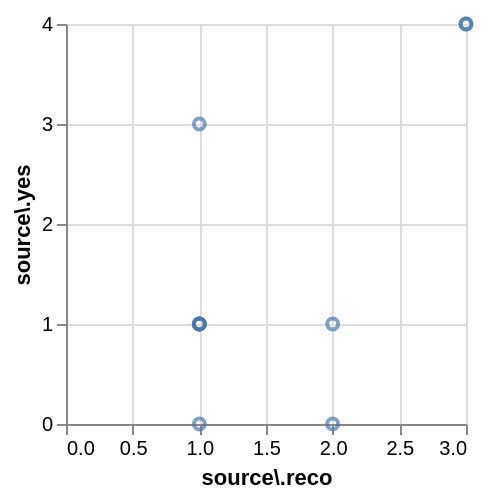

Write a Vega-Lite specification for this figure.
### Vega specification from a JSON file in a GitHub repository (floating-point values rounded to 4 significant figures)
{"$schema": "https://vega.github.io/schema/vega/v5.json", "autosize": "pad", "padding": 5, "width": 200, "height": 200, "style": "cell", "data": [{"name": "source_0", "values": {"hits": {"hits": [{"source.reco": 2, "source.yes": 1}, {"source.reco": 3, "source.yes": 4}, {"source.reco": 2, "source.yes": 0}, {"source.reco": 1, "source.yes": 3}, {"source.reco": 3, "source.yes": 4}, {"source.reco": 1, "source.yes": 1}, {"source.reco": 1, "source.yes": 1}, {"source.reco": 1, "source.yes": 1}, {"source.reco": 1, "source.yes": 0}, {"source.reco": 1, "source.yes": 1}]}}, "format": {"property": "hits.hits"}}, {"name": "data_0", "source": "source_0", "transform": [{"type": "filter", "expr": "datum[\"source.reco\"] !== null && !isNaN(datum[\"source.reco\"]) && datum[\"source.yes\"] !== null && !isNaN(datum[\"source.yes\"])"}]}], "marks": [{"name": "marks", "type": "symbol", "style": ["point"], "from": {"data": "data_0"}, "encode": {"update": {"opacity": {"value": 0.7}, "fill": {"value": "transparent"}, "stroke": {"value": "#4c78a8"}, "x": {"scale": "x", "field": "source\\.reco"}, "y": {"scale": "y", "field": "source\\.yes"}}}}], "scales": [{"name": "x", "type": "linear", "domain": {"data": "data_0", "field": "source\\.reco"}, "range": [0, {"signal": "width"}], "nice": true, "zero": true}, {"name": "y", "type": "linear", "domain": {"data": "data_0", "field": "source\\.yes"}, "range": [{"signal": "height"}, 0], "nice": true, "zero": true}], "axes": [{"scale": "x", "orient": "bottom", "gridScale": "y", "grid": true, "tickCount": {"signal": "ceil(width/40)"}, "domain": false, "labels": false, "maxExtent": 0, "minExtent": 0, "ticks": false, "zindex": 0}, {"scale": "y", "orient": "left", "gridScale": "x", "grid": true, "tickCount": {"signal": "ceil(height/40)"}, "domain": false, "labels": false, "maxExtent": 0, "minExtent": 0, "ticks": false, "zindex": 0}, {"scale": "x", "orient": "bottom", "grid": false, "title": "source\\.reco", "labelFlush": true, "labelOverlap": true, "tickCount": {"signal": "ceil(width/40)"}, "zindex": 0}, {"scale": "y", "orient": "left", "grid": false, "title": "source\\.yes", "labelOverlap": true, "tickCount": {"signal": "ceil(height/40)"}, "zindex": 0}]}
